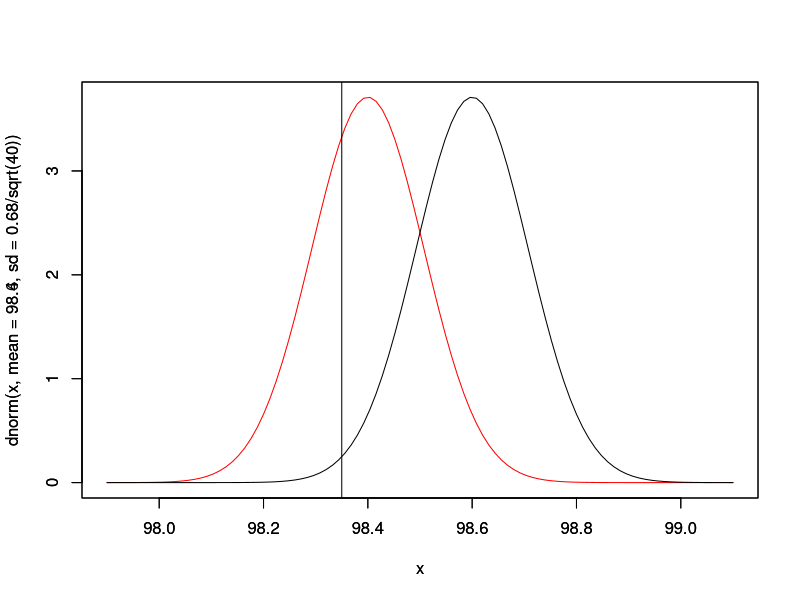

This figure's R source:
## ---- chunk 1
knitr::opts_chunk$set(echo = TRUE)
## ---- chunk 2
z1<-(98.42315 - 98.4)/(0.68/sqrt(40))
z2<-(98.37919 - 98.4)/(0.68/sqrt(40))
z3<-(98.34988 - 98.4)/(0.68/sqrt(40))
cat("Value of power for alpha = 0.05: ", pnorm(z1), "\n")
cat("Value of power for alpha = 0.02: ", pnorm(z2), "\n")
cat("Value of power for alpha = 0.01: ", pnorm(z3), "\n")
## ---- chunk 3
curve(dnorm(x, mean = 98.4, sd = 0.68/sqrt(40)), from = 97.9, to = 99.1, col = "red")
par(new = TRUE)
curve(dnorm(x, mean = 98.6, sd = 0.68/sqrt(40)), from = 97.9, to = 99.1)
abline(v = 98.35)
